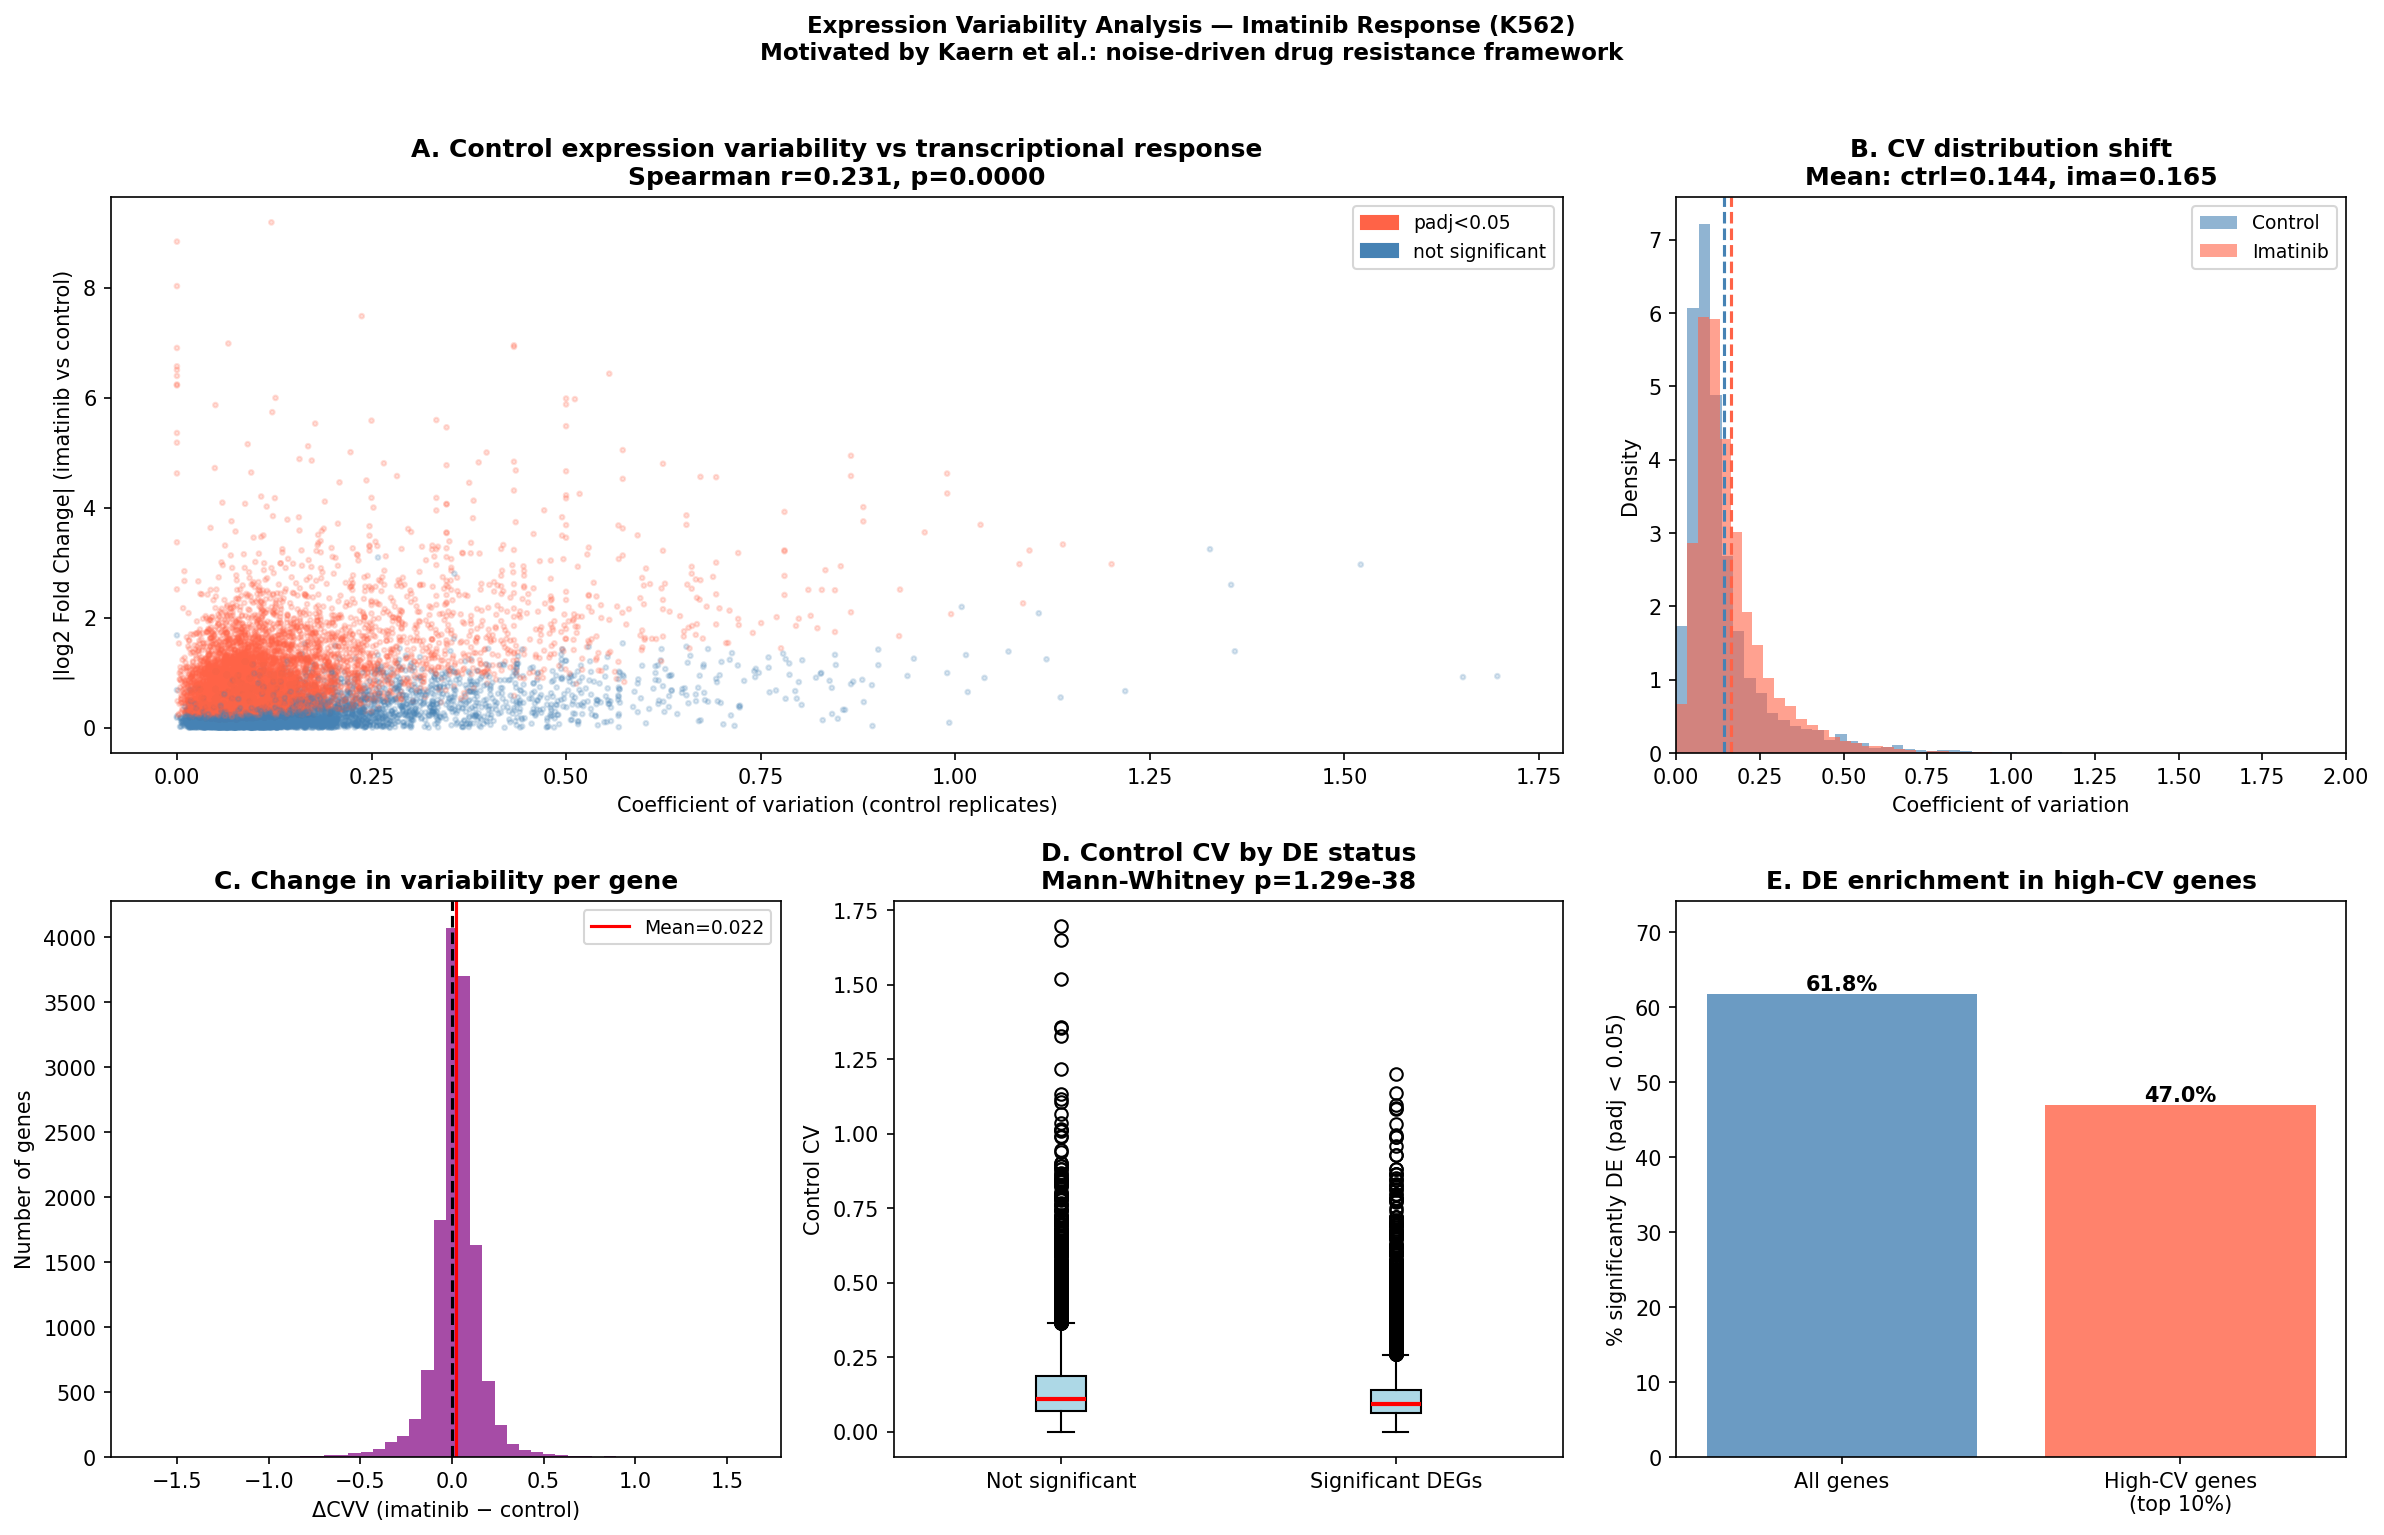

This chart was generated by the following Python code:
import pandas as pd
import numpy as np
import matplotlib.pyplot as plt
import matplotlib.gridspec as gridspec
from scipy import stats
from scipy.stats import spearmanr, mannwhitneyu
import warnings
warnings.filterwarnings('ignore')

# ── 1. Load count data ────────────────────────────────────────────────────────
counts = pd.read_csv('results/salmon/salmon.merged.gene_counts.tsv', sep='\t')
counts = counts.set_index('gene_id').drop(columns=['gene_name'])

print("Count matrix shape:", counts.shape)
print("Columns:", counts.columns.tolist())

# Separate conditions
ctrl_cols = [c for c in counts.columns if 'control' in c]
ima_cols  = [c for c in counts.columns if 'imatinib' in c]

print(f"\nControl replicates: {ctrl_cols}")
print(f"Imatinib replicates: {ima_cols}")

# ── 2. Filter low-count genes ─────────────────────────────────────────────────
# Keep genes with mean count >= 10 in at least one condition
ctrl_mean = counts[ctrl_cols].mean(axis=1)
ima_mean  = counts[ima_cols].mean(axis=1)
keep = (ctrl_mean >= 10) | (ima_mean >= 10)
counts = counts[keep]
ctrl_mean = ctrl_mean[keep]
ima_mean  = ima_mean[keep]
print(f"\nGenes after filtering: {len(counts)}")

# ── 3. Compute coefficient of variation ───────────────────────────────────────
# CV = std / mean — normalized measure of variability
ctrl_cv = counts[ctrl_cols].std(axis=1) / (counts[ctrl_cols].mean(axis=1) + 1)
ima_cv  = counts[ima_cols].std(axis=1)  / (counts[ima_cols].mean(axis=1) + 1)

# Change in variability after imatinib
delta_cv = ima_cv - ctrl_cv

# ── 4. Load DESeq2 results ────────────────────────────────────────────────────
deseq2 = pd.read_csv('analysis/deseq2_results.csv')
deseq2 = deseq2.set_index('gene_id').dropna(subset=['padj', 'log2FoldChange'])

# Merge
df = pd.DataFrame({
    'ctrl_mean':  ctrl_mean,
    'ima_mean':   ima_mean,
    'ctrl_cv':    ctrl_cv,
    'ima_cv':     ima_cv,
    'delta_cv':   delta_cv,
}).join(deseq2[['log2FoldChange', 'padj', 'stat']], how='inner')

df['significant'] = df['padj'] < 0.05
df['abs_lfc'] = df['log2FoldChange'].abs()

print(f"Genes in merged dataset: {len(df)}")

# ── 5. Question 1: Does control CV predict DE magnitude? ─────────────────────
# Kaern's model: high-variability genes are candidates for noise-driven selection
r, p = spearmanr(df['ctrl_cv'], df['abs_lfc'])
print(f"\nQ1: Spearman correlation (control CV vs |log2FC|): r={r:.3f}, p={p:.4f}")

# Compare CV of significant vs non-significant genes
sig_cv   = df.loc[df['significant'], 'ctrl_cv']
nonsig_cv = df.loc[~df['significant'], 'ctrl_cv']
u_stat, u_p = mannwhitneyu(sig_cv, nonsig_cv, alternative='two-sided')
print(f"Median CV — significant DEGs: {sig_cv.median():.4f}")
print(f"Median CV — non-significant:  {nonsig_cv.median():.4f}")
print(f"Mann-Whitney U test: p={u_p:.4e}")

# ── 6. Question 2: Does imatinib reduce expression variability? ───────────────
# Prediction: imatinib selects for uniform cells, reducing population-level CV
mean_ctrl_cv = ctrl_cv.mean()
mean_ima_cv  = ima_cv.mean()
print(f"\nQ2: Mean CV — control:  {mean_ctrl_cv:.4f}")
print(f"    Mean CV — imatinib: {mean_ima_cv:.4f}")
print(f"    Change: {mean_ima_cv - mean_ctrl_cv:+.4f} ({'reduction' if mean_ima_cv < mean_ctrl_cv else 'increase'})")

paired_t, paired_p = stats.ttest_rel(ctrl_cv, ima_cv)
print(f"    Paired t-test: t={paired_t:.3f}, p={paired_p:.4e}")

# ── 7. Question 3: Which high-CV control genes are most DE? ──────────────────
# Top 10% by control CV
high_cv_threshold = df['ctrl_cv'].quantile(0.90)
high_cv_genes = df[df['ctrl_cv'] >= high_cv_threshold]
sig_high_cv = high_cv_genes[high_cv_genes['significant']]

print(f"\nQ3: High-CV genes (top 10%): {len(high_cv_genes)}")
print(f"    Significant among high-CV: {len(sig_high_cv)} ({100*len(sig_high_cv)/len(high_cv_genes):.1f}%)")
print(f"    Significant overall: {df['significant'].mean()*100:.1f}%")

print("\nTop 10 high-CV significant genes by |log2FC|:")
top = sig_high_cv.nlargest(10, 'abs_lfc')[['ctrl_cv', 'log2FoldChange', 'padj']]
print(top.round(4))

# ── 8. Plot ───────────────────────────────────────────────────────────────────
fig = plt.figure(figsize=(16, 10))
gs = gridspec.GridSpec(2, 3, figure=fig)

# Panel A: control CV vs |log2FC|
ax1 = fig.add_subplot(gs[0, :2])
colors = df['significant'].map({True: 'tomato', False: 'steelblue'})
ax1.scatter(df['ctrl_cv'], df['abs_lfc'], c=colors, alpha=0.2, s=5)
ax1.set_xlabel('Coefficient of variation (control replicates)')
ax1.set_ylabel('|log2 Fold Change| (imatinib vs control)')
ax1.set_title(f'A. Control expression variability vs transcriptional response\nSpearman r={r:.3f}, p={p:.4f}',
              fontweight='bold')
from matplotlib.patches import Patch
ax1.legend(handles=[Patch(color='tomato', label='padj<0.05'),
                    Patch(color='steelblue', label='not significant')],
           fontsize=9)

# Panel B: CV distribution
ax2 = fig.add_subplot(gs[0, 2])
ax2.hist(ctrl_cv, bins=50, alpha=0.6, color='steelblue', label='Control', density=True)
ax2.hist(ima_cv,  bins=50, alpha=0.6, color='tomato', label='Imatinib', density=True)
ax2.axvline(mean_ctrl_cv, color='steelblue', linestyle='--', linewidth=1.5)
ax2.axvline(mean_ima_cv,  color='tomato', linestyle='--', linewidth=1.5)
ax2.set_xlabel('Coefficient of variation')
ax2.set_ylabel('Density')
ax2.set_title(f'B. CV distribution shift\nMean: ctrl={mean_ctrl_cv:.3f}, ima={mean_ima_cv:.3f}',
              fontweight='bold')
ax2.legend(fontsize=9)
ax2.set_xlim(0, 2)

# Panel C: delta CV distribution
ax3 = fig.add_subplot(gs[1, 0])
ax3.hist(delta_cv, bins=50, color='purple', alpha=0.7)
ax3.axvline(0, color='black', linestyle='--')
ax3.axvline(delta_cv.mean(), color='red', linestyle='-', linewidth=1.5,
            label=f'Mean={delta_cv.mean():.3f}')
ax3.set_xlabel('ΔCVV (imatinib − control)')
ax3.set_ylabel('Number of genes')
ax3.set_title('C. Change in variability per gene', fontweight='bold')
ax3.legend(fontsize=9)

# Panel D: CV of significant vs non-significant
ax4 = fig.add_subplot(gs[1, 1])
ax4.boxplot([nonsig_cv.values, sig_cv.values],
            labels=['Not significant', 'Significant DEGs'],
            patch_artist=True,
            boxprops=dict(facecolor='lightblue'),
            medianprops=dict(color='red', linewidth=2))
ax4.set_ylabel('Control CV')
ax4.set_title(f'D. Control CV by DE status\nMann-Whitney p={u_p:.2e}', fontweight='bold')

# Panel E: High-CV genes enrichment
ax5 = fig.add_subplot(gs[1, 2])
categories = ['All genes', 'High-CV genes\n(top 10%)']
sig_fractions = [df['significant'].mean() * 100,
                 len(sig_high_cv) / len(high_cv_genes) * 100]
bars = ax5.bar(categories, sig_fractions, color=['steelblue', 'tomato'], alpha=0.8)
ax5.set_ylabel('% significantly DE (padj < 0.05)')
ax5.set_title('E. DE enrichment in high-CV genes', fontweight='bold')
for bar, val in zip(bars, sig_fractions):
    ax5.text(bar.get_x() + bar.get_width()/2, bar.get_height() + 0.5,
             f'{val:.1f}%', ha='center', fontweight='bold')
ax5.set_ylim(0, max(sig_fractions) * 1.2)

plt.suptitle('Expression Variability Analysis — Imatinib Response (K562)\nMotivated by Kaern et al.: noise-driven drug resistance framework',
             fontsize=11, fontweight='bold', y=1.02)
plt.tight_layout()
plt.savefig('analysis/expression_variability.png', dpi=150, bbox_inches='tight')
plt.close()

print("\nOutput: analysis/expression_variability.png")
